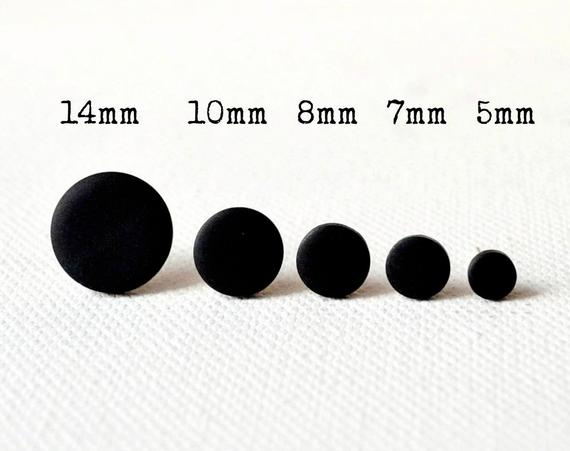
%> input picture student_code/ball.jpg, 570 x 451 px
$ octave blob_script.m   (GNU Octave 9; MATLAB toolbox functions it lacks are replaced by stand-ins)
%> lines starting %> are read from the running program, lines starting %| are printed output that depends on the picture
### student_code/gaussian1d.m
function g = gaussian1d(sigma, len)
% GAUSSIAN1D - make discrete normalized centered 1D Gaussian
%
% Syntax: g = gaussian1d(sigma, len);
%
% Output is symmetric with unit sampling period.
% Zero is sampled only when len is odd.
% Examples:
%   if len==3, sample points are [-1,0,1]
%   if len==4, sample points are [-1.5, -0.5, 0.5, 1.5]
%
% Inputs:
%   sigma: standard deviation
%   len: output length.
%
% Outputs:
%   g: gaussian filter of dimension (1,len)
%

% Your code goes here %%%%%%%%%%%%%%%%%%%%%%
% use gaussian1d.m
% if mod(len,2)==0
%     x = linspace(-len/2+0.5,len/2-0.5,len);
%     g = (sqrt(2*pi)*sigma)^(-1) * exp(-(x).^2/(2*sigma*sigma));
% %     g = normpdf(x, 0, sigma);
% else
x = linspace(-(len-1)/2,(len-1)/2,len);
g = (sqrt(2*pi)*sigma).^(-1) * exp(-(x.^2)/(2*sigma*sigma));
g = g/sum(g);
% End of your code %%%%%%%%%%%%%%%%%%%%%%%%%

### student_code/blob_script.m
%% 2D Blob Detection

% IMPORTANT: change the path to MinMaxFilterFolder and the image
% to the right location in your code folder
addpath('MinMaxFilterFolder');
impath = 'ball.jpg';

% Load the image
im = double(imread(impath));

% Resize and keep the green channel (where sunflowers seem to be salient)
im = im(:,:,2);
%> im: size 451x570 double

% Resize image
im = imresize(im,0.5);
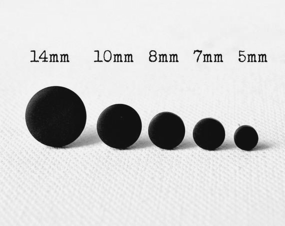
%> im: size 226x285 double; min -19.32, max 266.4, mean 218; drawn with min black and max white
im = im - min(im(:));

% Scale space parameters
n_scales = 30;
sigma = 3;
k = sqrt(2);

% Create blurred versions of the image
scales = zeros([size(im) n_scales+1]);

%> (the run ends here)
